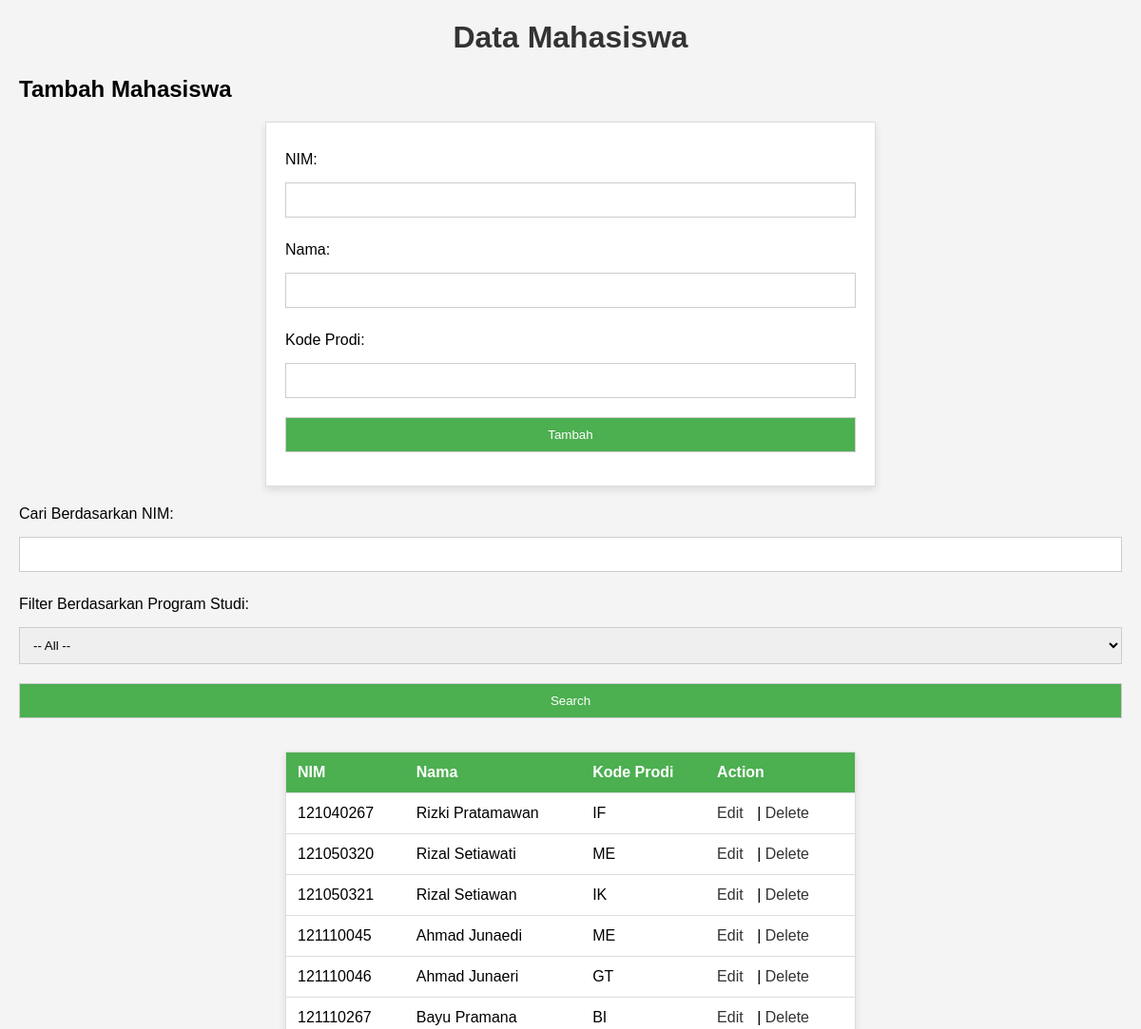
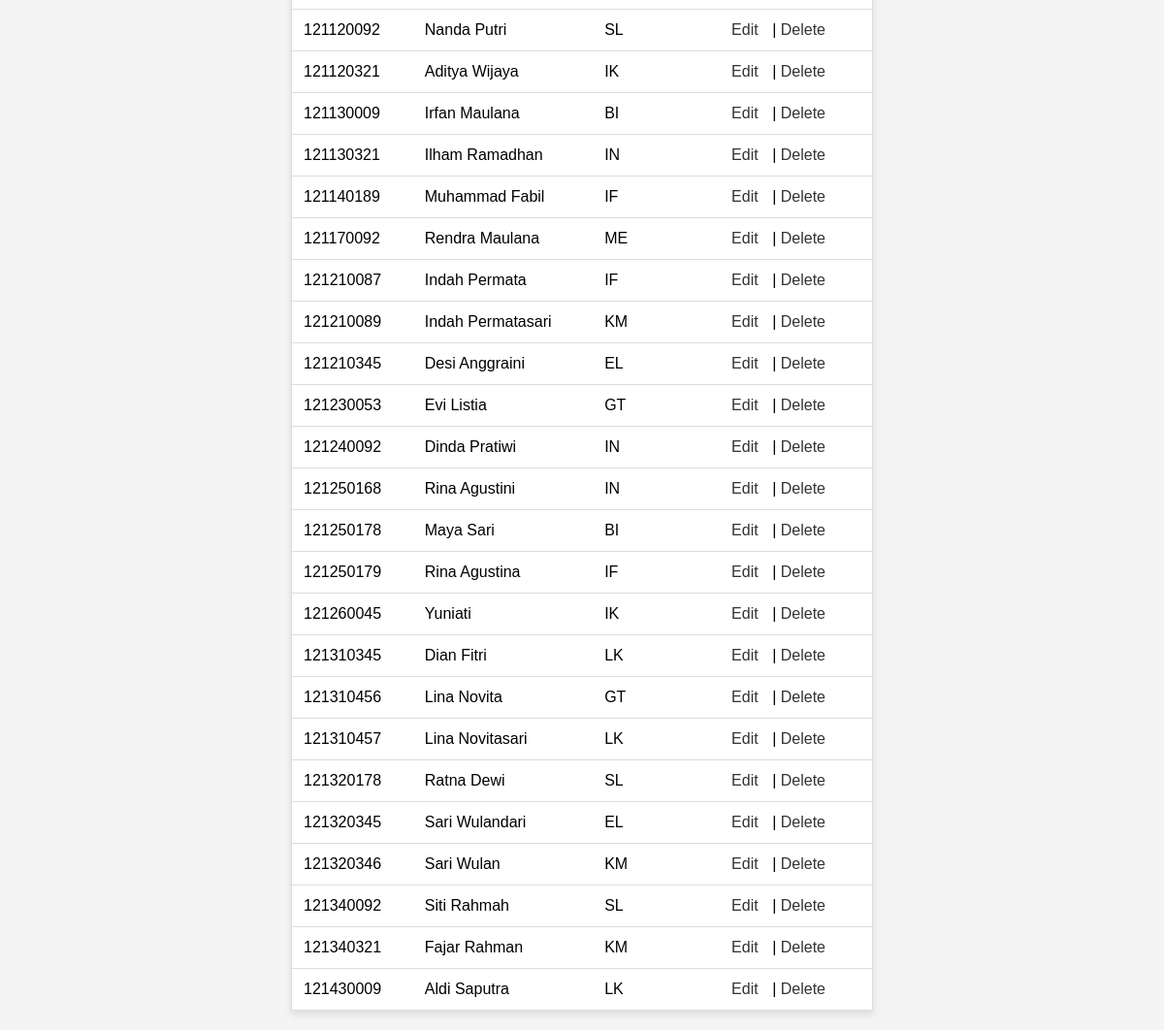
The page / on the database its author committed (2 pictures, top to bottom).
### tables this page shows
CREATE TABLE `mahasiswa` (
  `nim` varchar(10) NOT NULL,
  `nama` varchar(255) DEFAULT NULL,
  `kode_prodi` varchar(10) DEFAULT NULL
);

### display.php (the view, shortened to what this page needs)
<?php
$servername = "localhost";
$username = "root";
$password = "";
$dbname = "data_mahasiswa";
$conn = new mysqli($servername, $username, $password, $dbname);
$sql = "SELECT * FROM mahasiswa";
$result = $conn->query($sql);
?>
<?php
if ($result->num_rows > 0) {
    while ($row = $result->fetch_assoc()) {
        echo "<tr>";
        echo "<td>" . $row['nim'] . "</td>";
        echo "<td>" . $row['nama'] . "</td>";
        echo "<td>" . $row['kode_prodi'] . "</td>";
        echo "<td><a href='edit.php?nim=" . $row['nim'] . "'>Edit</a> | <a href='delete.php?nim=" . $row['nim'] . "'>Delete</a></td>";
        echo "</tr>";
    }
} else {
    echo "<tr><td colspan='4'>Tidak ada data mahasiswa.</td></tr>";
}
?>

### index.php (shortened to what this page needs)
<!DOCTYPE html>
<html lang="en">
<head>
</head>
<body>
    <h1>Data Mahasiswa</h1>
    <h2>Tambah Mahasiswa</h2>
    <form action="add.php" method="post">
        <label for="nim">NIM:</label>
        <input type="text" id="nim" name="nim" required>
        <label for="nama">Nama:</label>
        <input type="text" id="nama" name="nama" required>
        <label for="kode_prodi">Kode Prodi:</label>
        <input type="text" id="kode_prodi" name="kode_prodi" required>
        <button type="submit">Tambah</button>
    </form>
    <label for="search">Cari Berdasarkan NIM:</label>
    <input type="text" id="search" name="nim" required>
    <label for="prodi">Filter Berdasarkan Program Studi:</label>
    <select id="prodi" name="prodi">
        <option value="">-- All --</option>
    </select>
    <button type="button" id="searchButton">Search</button>
    <table id="mahasiswaTable">
        <thead>
            <tr>
                <th>NIM</th>
                <th>Nama</th>
                <th>Kode Prodi</th>
                <th>Action</th>
            </tr>
        </thead>
        <tbody>
            <?php include 'display.php'; ?>
        </tbody>
    </table>
</body>
</html>

### index.php (style rules this page uses)
body { font-family: 'Arial', sans-serif; margin: 20px; background-color: #f4f4f4; }
h1 { color: #333; text-align: center; }
form, table { width: 100%; max-width: 600px; margin: 20px auto; border-collapse: collapse; border: 1px solid #ddd; background-color: #fff; box-shadow: 0 4px 8px rgba(0, 0, 0, 0.1); }
form { padding: 20px; }
label { display: block; margin: 10px 0; }
input, select, button { width: 100%; padding: 10px; margin: 5px 0 15px; display: inline-block; border: 1px solid #ccc; box-sizing: border-box; }
button { background-color: #4CAF50; color: #fff; cursor: pointer; }
table th, table td { padding: 12px; text-align: left; border-bottom: 1px solid #ddd; }
table th { background-color: #4CAF50; color: white; }
table td a { text-decoration: none; color: #333; margin-right: 10px; }

### rows shown on the page
mahasiswa: nim "121040267", nama "Rizki Pratamawan", kode_prodi "IF"
mahasiswa: nim "121050320", nama "Rizal Setiawati", kode_prodi "ME"
mahasiswa: nim "121050321", nama "Rizal Setiawan", kode_prodi "IK"
mahasiswa: nim "121110045", nama "Ahmad Junaedi", kode_prodi "ME"
mahasiswa: nim "121110046", nama "Ahmad Junaeri", kode_prodi "GT"
mahasiswa: nim "121110267", nama "Bayu Pramana", kode_prodi "BI"
mahasiswa: nim "121120092", nama "Nanda Putri", kode_prodi "SL"
mahasiswa: nim "121120321", nama "Aditya Wijaya", kode_prodi "IK"
mahasiswa: nim "121130009", nama "Irfan Maulana", kode_prodi "BI"
mahasiswa: nim "121130321", nama "Ilham Ramadhan", kode_prodi "IN"
mahasiswa: nim "121140189", nama "Muhammad Fabil", kode_prodi "IF"
mahasiswa: nim "121170092", nama "Rendra Maulana", kode_prodi "ME"
mahasiswa: nim "121210087", nama "Indah Permata", kode_prodi "IF"
mahasiswa: nim "121210089", nama "Indah Permatasari", kode_prodi "KM"
mahasiswa: nim "121210345", nama "Desi Anggraini", kode_prodi "EL"
mahasiswa: nim "121230053", nama "Evi Listia", kode_prodi "GT"
mahasiswa: nim "121240092", nama "Dinda Pratiwi", kode_prodi "IN"
mahasiswa: nim "121250168", nama "Rina Agustini", kode_prodi "IN"
mahasiswa: nim "121250178", nama "Maya Sari", kode_prodi "BI"
mahasiswa: nim "121250179", nama "Rina Agustina", kode_prodi "IF"
mahasiswa: nim "121260045", nama "Yuniati", kode_prodi "IK"
mahasiswa: nim "121310345", nama "Dian Fitri", kode_prodi "LK"
mahasiswa: nim "121310456", nama "Lina Novita", kode_prodi "GT"
mahasiswa: nim "121310457", nama "Lina Novitasari", kode_prodi "LK"
mahasiswa: nim "121320178", nama "Ratna Dewi", kode_prodi "SL"
mahasiswa: nim "121320345", nama "Sari Wulandari", kode_prodi "EL"
mahasiswa: nim "121320346", nama "Sari Wulan", kode_prodi "KM"
mahasiswa: nim "121340092", nama "Siti Rahmah", kode_prodi "SL"
mahasiswa: nim "121340321", nama "Fajar Rahman", kode_prodi "KM"
mahasiswa: nim "121430009", nama "Aldi Saputra", kode_prodi "LK"
